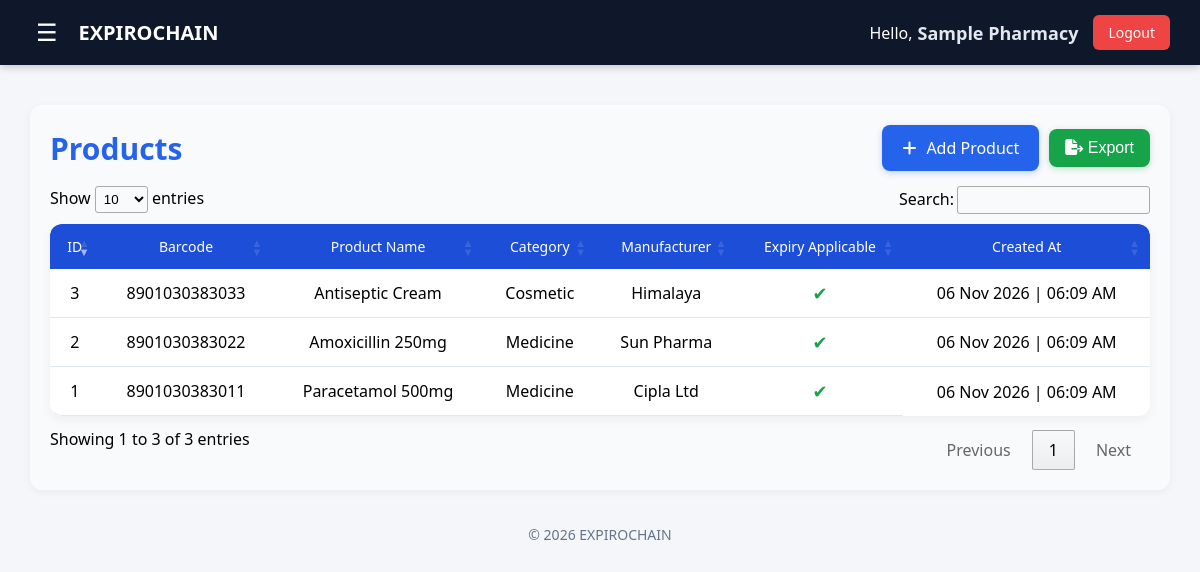
Screenshot of /user/products.php (signed in) with the database file from the repository.
### tables this page shows
CREATE TABLE `prod_table` (
  `prod_id` INT(11) NOT NULL AUTO_INCREMENT,
  `barcode` VARCHAR(50) DEFAULT NULL,
  `prod_name` VARCHAR(100) NOT NULL,
  `category` ENUM('Medicine', 'Cosmetic', 'Other') NOT NULL,
  `manufacturer` VARCHAR(100) DEFAULT NULL,
  `expiry_applicable` TINYINT(1) DEFAULT 1,
  `created_at` DATETIME DEFAULT CURRENT_TIMESTAMP,
  PRIMARY KEY (`prod_id`),
  UNIQUE KEY `uk_barcode` (`barcode`),
  INDEX `idx_barcode` (`barcode`),
  INDEX `idx_prod_name` (`prod_name`),
  INDEX `idx_category` (`category`)
);

### user/products.php (the view, shortened to what this page needs)
<?php
include "../dbconnect.php";
$user_id = $_SESSION['user_id'];
$q = "SELECT dbname FROM user_verification WHERE user_id = $user_id";
$r = mysqli_query($conn, $q);
$data = mysqli_fetch_assoc($r);
$dbname = $data['dbname'];
mysqli_select_db($conn, $dbname);
$query = "SELECT * FROM prod_table ORDER BY created_at DESC";
$result = mysqli_query($conn, $query);
?>
<!DOCTYPE html>
<html>
<head>
    <link rel="stylesheet" href="css/products.css">
    <link rel="stylesheet" href="css/export.css">
    <link rel="stylesheet" href="../css/home.css" />
    <link rel="stylesheet" href="https://cdnjs.cloudflare.com/ajax/libs/font-awesome/6.5.0/css/all.min.css">
    <link rel="stylesheet" href="https://cdn.datatables.net/1.13.4/css/jquery.dataTables.min.css">
    <link rel="stylesheet" href="https://cdn.datatables.net/buttons/2.4.1/css/buttons.dataTables.min.css">
</head>
<body>
    <?php include "layout.php"; ?>
    <div class="container">
        <div class="products-card">
            <div class="products-header">
                <h2>Products</h2>
                <div>
                    <a href="add_product.php" class="add-product-btn">
                        <i class="fa-solid fa-plus"></i> Add Product
                    </a>
                    <button onclick="openExportPopup()" class="export-btn">
                        <i class="fa-solid fa-file-export"></i> Export
                    </button>
                </div>
            </div>
            <table id="productTable">
                <thead>
                    <tr>
                        <th>ID</th>
                        <th>Barcode</th>
                        <th>Product Name</th>
                        <th>Category</th>
                        <th>Manufacturer</th>
                        <th>Expiry Applicable</th>
                        <th>Created At</th>
                    </tr>
                </thead>
                <tbody>
                    <?php
                    while ($row = mysqli_fetch_assoc($result)) {
                    ?>
                        <tr>
                            <td><?php echo $row['prod_id']; ?></td>
                            <td><?php echo htmlspecialchars($row['barcode']); ?></td>
                            <td><?php echo htmlspecialchars($row['prod_name']); ?></td>
                            <td><?php echo htmlspecialchars($row['category']); ?></td>
                            <td><?php echo htmlspecialchars($row['manufacturer']); ?></td>
                            <td>
                                <?php
                                if ($row['expiry_applicable']) {
                                    echo "<span class='tick'>✔</span>";
                                } else {
                                    echo "<span class='cross'>✖</span>";
                                }
                                ?>
                            </td>
                            <td>
                                <?php echo date("d M Y | h:i A", strtotime($row['created_at'])); ?>
                            </td>
                        </tr>
                    <?php } ?>
                </tbody>
            </table>
        </div>
        <footer>
            © <?php echo date('Y'); ?> EXPIROCHAIN
        </footer>
    </div>
    <?php include "export.php"; ?>
</body>
</html>

### user/layout.php (shortened to what this page needs)
<?php
$firm_name = isset($_SESSION['firm_name']) ? $_SESSION['firm_name'] : "User";
$app_base = BASE_URL;
?>
<link rel="stylesheet" href="<?php echo $app_base; ?>/user/css/header.css" />
<link rel="stylesheet" href="https://unicons.iconscout.com/release/v4.2.0/css/line.css">
<link rel="stylesheet" href="https://cdnjs.cloudflare.com/ajax/libs/font-awesome/6.5.0/css/all.min.css" />
<div class="header">
  <div class="left-header">
    <button id="hamburger" class="hamburger">☰</button>
    <h1><a href="<?php echo $app_base; ?>/home.php">EXPIROCHAIN</a></h1>
  </div>
  <div class="right-header">
    Hello, <span class="firm-name"> <?php echo htmlspecialchars($firm_name); ?> </span>
    <a href="<?php echo $app_base; ?>/logout.php" class="logout-btn"> Logout </a>
  </div>
</div>

### user/export.php (shortened to what this page needs)
<?php $export_base = defined('BASE_URL') ? BASE_URL : ''; ?>
<link rel="stylesheet" href="<?php echo $export_base; ?>/user/css/export.css">

### user/css/products.css (style rules this page uses)
body { font-family: 'Segoe UI', Arial, sans-serif; background: #f4f6f9; margin: 0; padding: 0; }
.container { width: 95%; max-width: 1500px; margin: 40px auto; }
.products-card { background: white; border-radius: 12px; padding: 25px; box-shadow: 0 8px 20px rgba(0, 0, 0, 0.05); }
.products-header { display: flex; justify-content: space-between; align-items: center; margin-bottom: 20px; }
.products-header div { display: flex; align-items: center; gap: 10px; }
.products-header h2 { margin: 0; font-size: 30px; color: #1d4ed8; font-weight: 700; }
.add-product-btn { background: linear-gradient(135deg, #3b82f6, #2563eb); color: white; padding: 10px 18px; border-radius: 8px; text-decoration: none; font-size: 16px; font-weight: 500; display: inline-block; transition: all 0.25s ease; box-shadow: 0 2px 6px rgba(37, 99, 235, 0.25); }
.export-btn { background: linear-gradient(135deg, #16a34a, #15803d); color: white; padding: 12px 21px; border-radius: 8px; text-decoration: none; font-size: 16px; font-weight: 500; display: inline-block; transition: all 0.25s ease; box-shadow: 0 2px 6px rgba(22, 163, 74, 0.25); border: none; cursor: pointer; }
table.dataTable { width: 100% !important; border-collapse: separate; border-spacing: 0; border-radius: 12px; overflow: hidden; background: white; box-shadow: 0 4px 12px rgba(0, 0, 0, 0.05); }
#productTable thead { background: #1d4ed8; color: white; }
#productTable thead th { text-align: center; padding: 13px; font-size: 14px; font-weight: 500; border: none; }
#productTable thead th:first-child { border-top-left-radius: 10px; }
#productTable thead th:last-child { border-top-right-radius: 10px; }
#productTable tbody td { padding: 12px; font-size: 16px; border-bottom: 1px solid #e2e8f0; text-align: center; }
#productTable tbody tr:last-child td:first-child { border-bottom-left-radius: 12px; }
#productTable tbody tr:last-child td:last-child { border-bottom-right-radius: 12px; border-bottom: none; }
.tick { color: #16a34a; font-size: 18px; }
footer { text-align: center; margin-top: 20px; color: #64748b; font-size: 14px; }
.products-card { background: #f9fafb; padding: 20px; border-radius: 12px; box-shadow: 0 2px 8px rgba(0,0,0,0.05); }
.products-header { display: flex; justify-content: space-between; align-items: center; margin-bottom: 15px; }
.products-header h2 { color: #2563eb; font-weight: 600; }
.export-btn { background: #16a34a; color: white; border: none; padding: 10px 16px; border-radius: 8px; cursor: pointer; }
table.dataTable.no-footer { border-bottom: none !important; }

### css/home.css (style rules this page uses)
body { margin: 0; font-family: 'Segoe UI', sans-serif; background: #f4f6f9; }
.header { background: #0f172a; color: #fff; padding: 15px 30px; display: flex; justify-content: space-between; align-items: center; }
.left-header { display:flex; align-items:center; gap:15px; }
.header h1 { font-size: 20px; margin: 0; }
.hamburger { background:none; border:none; font-size:24px; color:white; cursor:pointer; }
.logout-btn { background: #ef4444; color: #fff; padding: 8px 15px; border-radius: 6px; text-decoration: none; font-size: 14px; }
.add-product-btn { background: linear-gradient(135deg,#3b82f6,#2563eb); color:white; padding:7px 16px; border-radius:8px; text-decoration:none; font-size:16px; font-weight:500; display:inline-block; transition:all 0.25s ease; box-shadow:0 2px 6px rgba(37,99,235,0.25); }
footer { text-align: center; padding: 15px; color: #64748b; font-size: 14px; }
.add-product-btn { display:inline-flex; align-items:center; gap:10px; background:#2563eb; color:white; padding:12px 20px; border-radius:8px; text-decoration:none; font-weight:500; transition:0.2s; }

### user/css/header.css (style rules this page uses)
.header { position: sticky; top: 0; z-index: 1000; background: #0f172a; color: #fff; padding: 15px 30px; display: flex; justify-content: space-between; align-items: center; box-shadow: 0 2px 8px rgba(0,0,0,0.2); }
.left-header { display:flex; align-items:center; gap:15px; }
.header h1 a { font-size: 20px; text-decoration: none; color: #fff; margin: 0; }
.right-header { display:flex; align-items:center; cursor: default; }
.firm-name { font-weight:600; font-size:18px; color:#e2e8f0; font-weight: bold; margin-right: 15px; margin-left: 5px; }
.hamburger { background:none; border:none; font-size:24px; color:white; cursor:pointer; }
.logout-btn { background: #ef4444; color: #fff; padding: 8px 15px; border-radius: 6px; text-decoration: none; font-size: 14px; }

### rows the page displays
prod_table: prod_id "1", barcode "8901030383011", prod_name "Paracetamol 500mg", category "Medicine", manufacturer "Cipla Ltd", created_at "06 Nov 2026 | 06:09 AM"
prod_table: prod_id "2", barcode "8901030383022", prod_name "Amoxicillin 250mg", category "Medicine", manufacturer "Sun Pharma", created_at "06 Nov 2026 | 06:09 AM"
prod_table: prod_id "3", barcode "8901030383033", prod_name "Antiseptic Cream", category "Cosmetic", manufacturer "Himalaya", created_at "06 Nov 2026 | 06:09 AM"

### other values shown
$firm_name "Sample Pharmacy"
